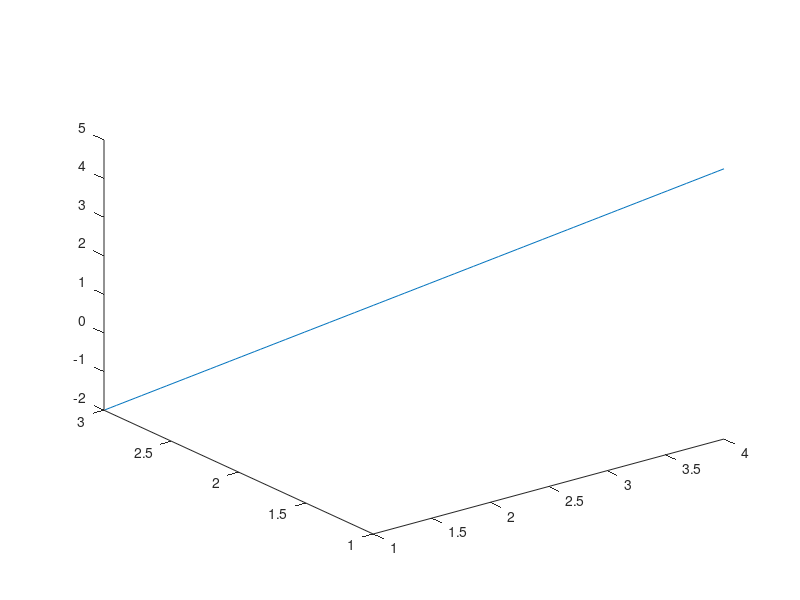

This chart was generated by the following MATLAB code:
%%%%%%%%%%%%%%%%%%%%%%%%%%%%%%%%%%%%%%%%%%%%%%%%%%%%%%%%%%%%
%Nama    : Randy                                           %
%Nim     : 02                                              %
%Matkul  : KPB                                             %
%PT      : Matematika Institut Teknologi Kalimantan        %
%Program : Proyeksi Garis Dari Persamaan Parametrik        %
%%%%%%%%%%%%%%%%%%%%%%%%%%%%%%%%%%%%%%%%%%%%%%%%%%%%%%%%%%%%

t = linspace(0,1);
x = (1 + 3*t); 
y = (3 - 2*t);
z = (-2 + 7*t);
plot3(x,y,z);
